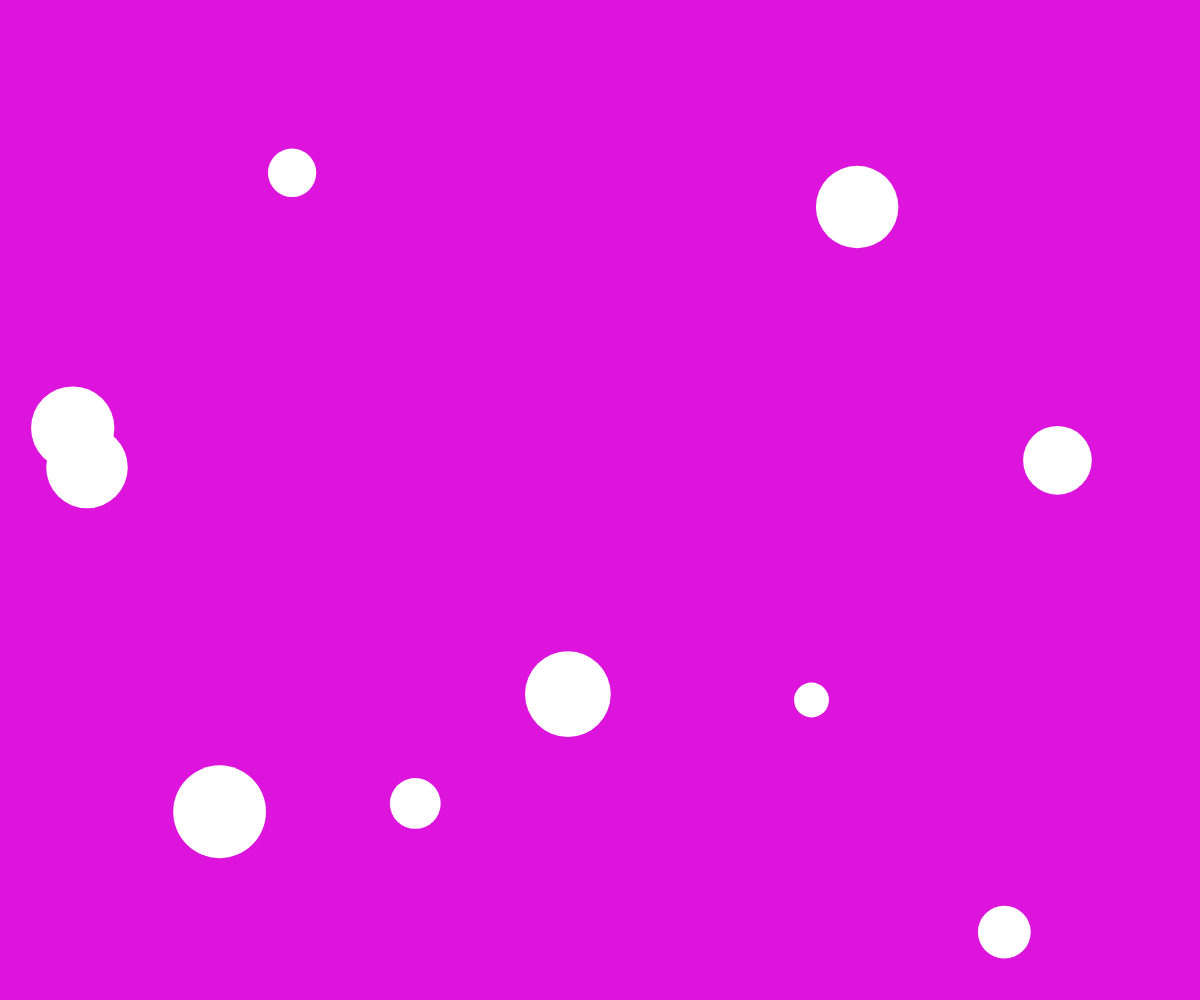
Frame 1 (no input)
Frame 60 (no input): identical to frame 1, image omitted
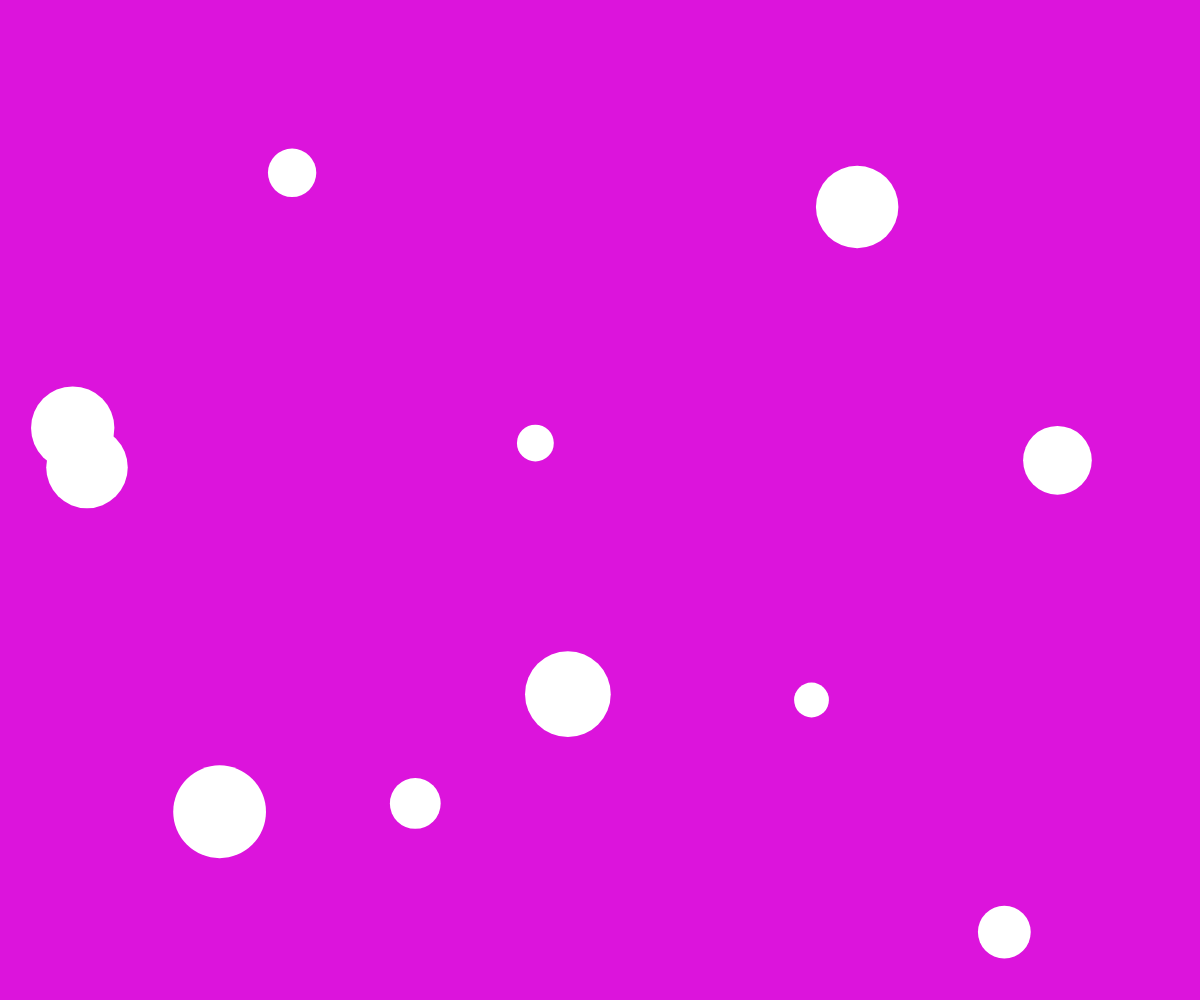
Frame 120 (the mouse pressed at the canvas centre since frame 60)

The p5.js sketch that drew these frames (run headless with seeded random() and noise() and a simulated clock; from frame 60 on, the mouse is pressed at the canvas centre):

// p5.js sketch
// ── sketch.js

let numCircles;
let ypos = [];
let xpos = [];
let diam = []


function setup() {
  createCanvas(windowWidth, windowHeight);
  noStroke();

  numCircles = 10;

  for (let idx = 0; idx < numCircles; idx += 1) {
    xpos.push(random(width));
    ypos.push(random(height));
    diam.push(random(30, 100));
  }
}

function draw() {
  background(220, 20, 220);

  for (let idx = 0; idx < ypos.length; idx += 1) {
    ellipse(xpos[idx], ypos[idx], diam[idx]);
  }
}

//adding elements to the end of the list
function mousePressed() {
  xpos.push(random(width));
  ypos.push(random(height));
  diam.push(random(30, 100));
}
